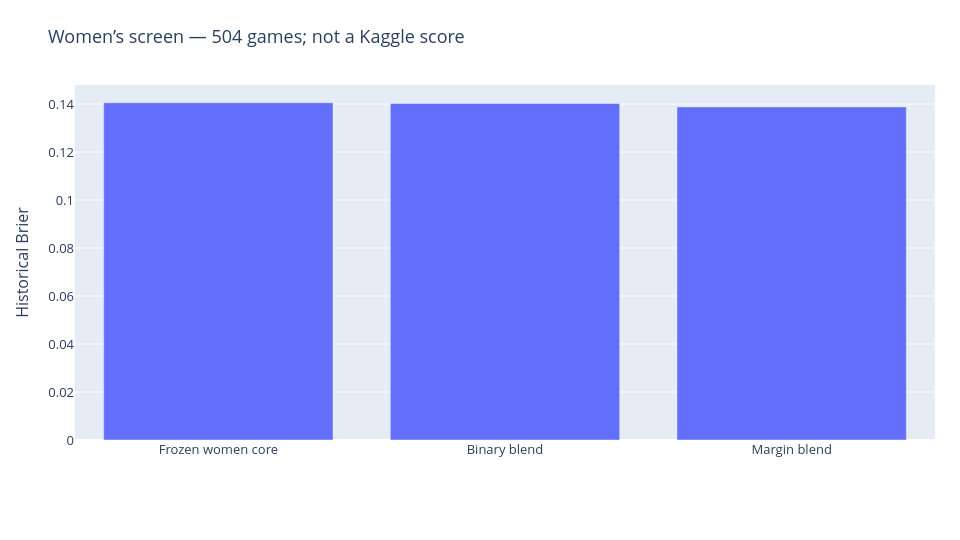

Write notebook code for a chart like this one.
### Markdown cell above
## 4. Can the mechanism transfer to women?
The separate women’s experiment uses its own four-feature core plus 28 auxiliary differences. No women’s Massey or men-only AP inputs are invented. One fixed 25% margin blend is compared with its matched binary-target control on **504 games across eight historical seasons**. Existing scored predictions remain untouched.

### Code cell
display(pd.DataFrame([{'Core':w['screen_core_brier'],'Binary blend':w['screen_binary_brier'],'Margin blend':w['screen_margin_brier'],'Gain':w['screen_gain'],'Gain over binary':w['objective_gain']}]))
chart('women','Women’s screen — 504 games; not a Kaggle score',['Frozen women core','Binary blend','Margin blend'],{'Brier':[w['screen_core_brier'],w['screen_binary_brier'],w['screen_margin_brier']]},'Historical Brier')

### Figure 1 — Plotly figure (JSON) as saved in the notebook; plotly's stock layout.template omitted (floating-point values rounded to 4 significant figures)
{"data": [{"name": "Brier", "type": "bar", "x": ["Frozen women core", "Binary blend", "Margin blend"], "y": [0.1405, 0.1402, 0.1388]}], "layout": {"barmode": "group", "font": {"size": 13}, "height": 540, "legend": {"orientation": "h", "y": -0.25}, "margin": {"b": 100, "l": 75, "r": 25, "t": 85}, "title": {"text": "Women’s screen — 504 games; not a Kaggle score"}, "width": 960, "yaxis": {"title": {"text": "Historical Brier"}}}}
